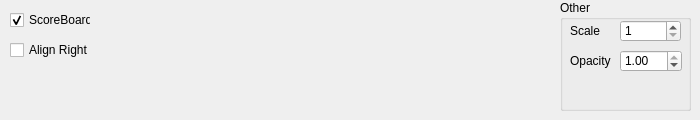
   <widget class="QWidget" name="tab_15">
    <attribute name="title">
     <string>ScoreBoard</string>
    </attribute>
    <widget class="QCheckBox" name="scoreboard">
     <property name="geometry">
      <rect>
       <x>10</x>
       <y>10</y>
       <width>81</width>
       <height>20</height>
      </rect>
     </property>
     <property name="text">
      <string>ScoreBoard</string>
     </property>
     <property name="checked">
      <bool>true</bool>
     </property>
    </widget>
    <widget class="QGroupBox" name="other_2">
     <property name="geometry">
      <rect>
       <x>560</x>
       <y>0</y>
       <width>131</width>
       <height>111</height>
      </rect>
     </property>
     <property name="title">
      <string>Other</string>
     </property>
     <widget class="QLabel" name="label_58">
      <property name="geometry">
       <rect>
        <x>10</x>
        <y>50</y>
        <width>49</width>
        <height>21</height>
       </rect>
      </property>
      <property name="text">
       <string>Opacity</string>
      </property>
     </widget>
     <widget class="QLabel" name="label_59">
      <property name="geometry">
       <rect>
        <x>10</x>
        <y>20</y>
        <width>31</width>
        <height>21</height>
       </rect>
      </property>
      <property name="text">
       <string>Scale</string>
      </property>
     </widget>
     <widget class="QDoubleSpinBox" name="scoreboardopacity">
      <property name="geometry">
       <rect>
        <x>60</x>
        <y>50</y>
        <width>62</width>
        <height>22</height>
       </rect>
      </property>
      <property name="maximum">
       <double>1.000000000000000</double>
      </property>
      <property name="singleStep">
       <double>0.100000000000000</double>
      </property>
      <property name="value">
       <double>1.000000000000000</double>
      </property>
     </widget>
     <widget class="QSpinBox" name="scoreboardscale">
      <property name="geometry">
       <rect>
        <x>60</x>
        <y>20</y>
        <width>61</width>
        <height>22</height>
       </rect>
      </property>
      <property name="minimum">
       <number>1</number>
      </property>
      <property name="maximum">
       <number>5</number>
      </property>
     </widget>
    </widget>
    <widget class="QCheckBox" name="checkBox">
     <property name="geometry">
      <rect>
       <x>10</x>
       <y>40</y>
       <width>81</width>
       <height>20</height>
      </rect>
     </property>
     <property name="text">
      <string>Align Right</string>
     </property>
    </widget>
   </widget>
